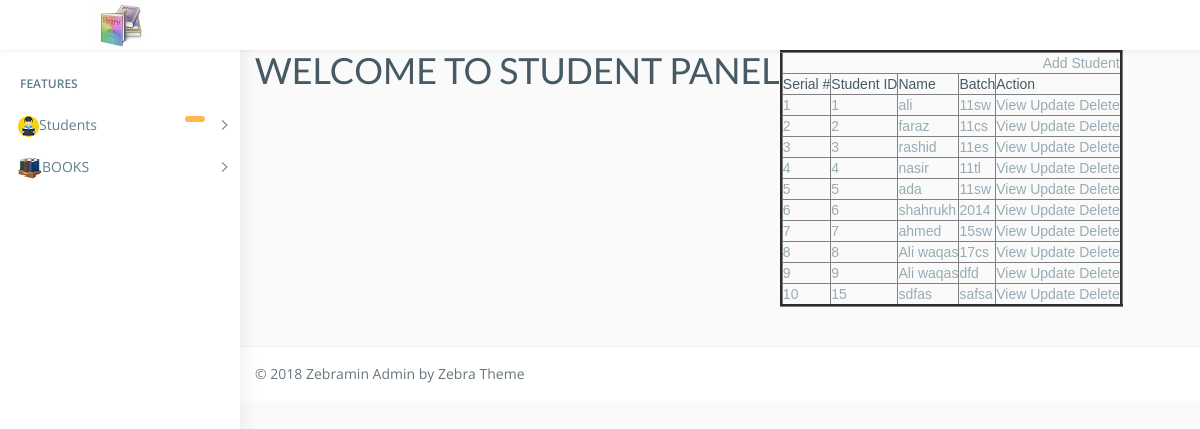
The app's page /student_pageee.php with its own data.
### tables this page shows
CREATE TABLE `student` (
  `std_id` int(11) NOT NULL AUTO_INCREMENT,
  `name` varchar(100) DEFAULT NULL,
  `department` varchar(100) DEFAULT NULL,
  `batch` varchar(100) DEFAULT NULL,
  `date_of_admission` date DEFAULT NULL,
  `age` int(11) DEFAULT NULL,
  `gender` varchar(11) DEFAULT NULL,
  PRIMARY KEY (`std_id`)
);

### student_pageee.php (the view)
<?php
    include_once("header.php");
    include_once("content.php");
?>
        <div class="page-wrapper">
            <div class="container-fluid">
                <div class="row">
                   <h1>WELCOME TO STUDENT PANEL</h1>
    <table border= 3px>
        <tr><td colspan="5" align="right"><a href="student_form.php">Add Student</a> </td></tr>
            <tr>
                <th>Serial #</th>
                <th>Student ID</th>
                <th>Name</th>
                <th>Batch</th>
                <th>Action</th>
            </tr>
                            <?php
                                include_once('connection.php');
                                $count =1;
                                $sql =  "SELECT * from student";
                                        $result = $conn->query($sql);
                            ?>
                            <?php
            if ($result->num_rows > 0) {
            ?>
            <?php
            while($row = $result->fetch_assoc()) {
                ?>
                <tr>
                <td><?php echo $count;?></td>
                <td><?php echo $row["std_id"];?></td>
                <td><?php echo $row["name"];?></td>
                <td><?php echo $row["batch"];?></td>
                <td><a href="view_std.php?id=<?php echo $row["std_id"]; ?>">View</a> <a href="update_student.php?id=<?php echo $row["std_id"]; ?>">Update</a> <a href="delete_student.php?id=<?php echo $row["std_id"]; ?>">Delete</a></td>
                </tr>
<?php
$count++;
    }?>
     </table>
    <?php
} else {
    echo "0 results";
}
?>
    </div>
            </div>
            <?php
                include_once("footer.php");
            ?>

### records on screen
student: std_id "1", name "ali", batch "11sw"
student: std_id "2", name "faraz", batch "11cs"
student: std_id "3", name "rashid", batch "11es"
student: std_id "4", name "nasir", batch "11tl"
student: std_id "5", name "ada", batch "11sw"
student: std_id "6", name "shahrukh", batch "2014"
student: std_id "7", name "ahmed", batch "15sw"
student: std_id "8", name "Ali waqas", batch "17cs"
student: std_id "9", name "Ali waqas", batch "dfd"
student: std_id "15", name "sdfas", batch "safsa"
